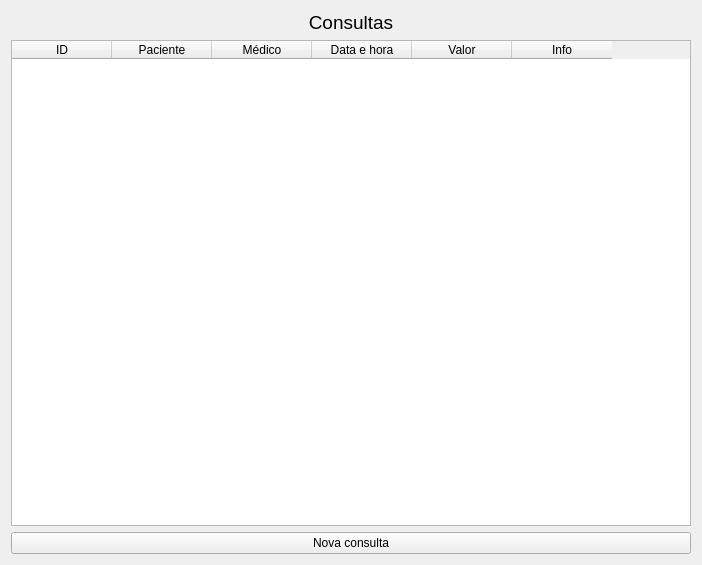
<?xml version="1.0" encoding="UTF-8"?>
<ui version="4.0">
 <class>Form</class>
 <widget class="QWidget" name="Form">
  <property name="geometry">
   <rect>
    <x>0</x>
    <y>0</y>
    <width>702</width>
    <height>565</height>
   </rect>
  </property>
  <property name="windowTitle">
   <string>Form</string>
  </property>
  <property name="windowIcon">
   <iconset>
    <normaloff>../icons/consulta.png</normaloff>../icons/consulta.png</iconset>
  </property>
  <layout class="QVBoxLayout" name="verticalLayout">
   <item>
    <widget class="QLabel" name="label">
     <property name="font">
      <font>
       <pointsize>14</pointsize>
      </font>
     </property>
     <property name="text">
      <string>Consultas</string>
     </property>
     <property name="alignment">
      <set>Qt::AlignCenter</set>
     </property>
    </widget>
   </item>
   <item>
    <widget class="QTableWidget" name="tableWidget">
     <property name="editTriggers">
      <set>QAbstractItemView::NoEditTriggers</set>
     </property>
     <property name="alternatingRowColors">
      <bool>true</bool>
     </property>
     <property name="selectionMode">
      <enum>QAbstractItemView::NoSelection</enum>
     </property>
     <column>
      <property name="text">
       <string>ID</string>
      </property>
     </column>
     <column>
      <property name="text">
       <string>Paciente</string>
      </property>
     </column>
     <column>
      <property name="text">
       <string>Médico</string>
      </property>
     </column>
     <column>
      <property name="text">
       <string>Data e hora</string>
      </property>
     </column>
     <column>
      <property name="text">
       <string>Valor</string>
      </property>
     </column>
     <column>
      <property name="text">
       <string>Info</string>
      </property>
     </column>
    </widget>
   </item>
   <item>
    <widget class="QPushButton" name="nova_btn">
     <property name="text">
      <string>Nova consulta</string>
     </property>
    </widget>
   </item>
  </layout>
 </widget>
 <resources/>
 <connections/>
</ui>
